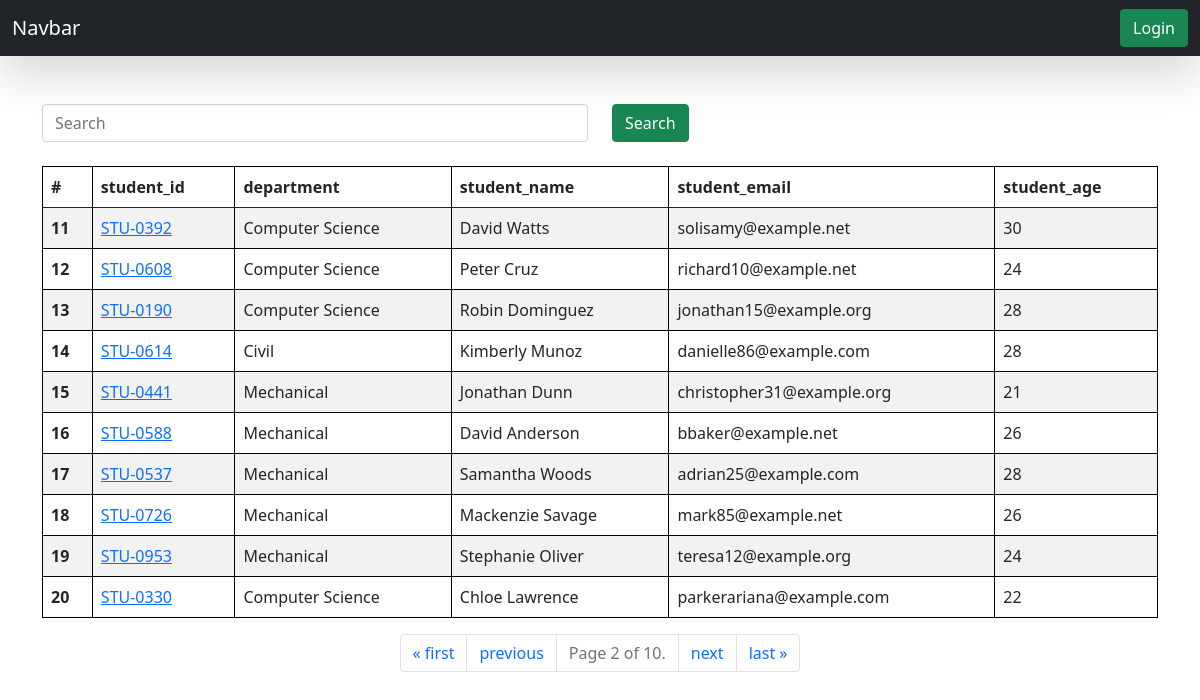
Screenshot of /students/?page=2 with the database file from the repository.
### reportcard/models.py (models this page shows, shortened)
class Student(models.Model):
    department = models.ForeignKey(Department, related_name="depart", on_delete=models.CASCADE)
    student_id = models.OneToOneField(StudentID, related_name="studentid", on_delete=models.SET_NULL, null=True)
    student_name = models.CharField(max_length=100)
    student_email = models.EmailField(unique=True)
    student_age = models.IntegerField(default=18)
    student_address = models.TextField()

class StudentID(models.Model):
    student_id = models.CharField(max_length=100)
    def __str__(self) -> str:
        return self.student_id

class Department(models.Model):
    department = models.CharField(max_length=100)
    def __str__(self) -> str:
        return self.department
    class Meta:
        ordering = ['department']

### reportcard/views.py (the view, shortened to what this page needs)
# urls.py: path('students/', get_students, name="get_students"),
def get_students(request):
    queryset = Student.objects.all()
    paginator = Paginator(queryset, 10)
    page_number = request.GET.get("page", 1)
    page_obj = paginator.get_page(page_number)
    print(page_obj)
    return render(request, 'report/students.html', {'queryset' : page_obj})

### reportcard/templates/report/students.html
{% extends "base.html" %} {% block start %}
<div class="container mt-5">
  <form class="mb-4">
    <div class="row">
      <div class="col-md-6">
        <input class="form-control" name="Search" placeholder="Search" />
      </div>
      <div class="col-md-6">
        <button class="btn btn-success">Search</button>
      </div>
    </div>
  </form>
  <table class="table table-striped">
    <thead>
      <tr>
        <th scope="col">#</th>
        <th scope="col">student_id</th>
        <th scope="col">department</th>
        <th scope="col">student_name</th>
        <th scope="col">student_email</th>
        <th scope="col">student_age</th>
      </tr>
    </thead>
    <tbody>
      {% for student in queryset %}
      <tr>
        <th scope="row">
          {{forloop.counter|add:queryset.start_index|add:"-1"}}
        </th>
        <td>
          <a href="{% url 'see_marks' student.student_id %}"
            >{{student.student_id}}</a
          >
        </td>
        <td>{{student.department}}</td>
        <td>{{student.student_name}}</td>
        <td>{{student.student_email}}</td>
        <td>{{student.student_age}}</td>
      </tr>
      {% endfor %}
    </tbody>
  </table>
  <nav aria-label="Page navigation example">
    <ul class="pagination justify-content-center">
      {% if queryset.has_previous %}
      <li class="page-item">
        <a class="page-link" href="?page=1">« first</a>
      </li>
      <li class="page-item">
        <a class="page-link" href="?page={{ queryset.previous_page_number }}"
          >previous</a
        >
      </li>
      {% endif %}
      <li class="page-item disabled">
        <a class="page-link"
          >Page {{ queryset.number }} of {{ queryset.paginator.num_pages }}.</a
        >
      </li>
      {% if queryset.has_next %}
      <li class="page-item">
        <a class="page-link" href="?page={{ queryset.next_page_number }}"
          >next</a
        >
      </li>
      <li class="page-item">
        <a class="page-link" href="?page={{ queryset.paginator.num_pages }}"
          >last »</a
        >
      </li>
      {% endif %}
    </ul>
  </nav>
</div>
{% endblock %}

### reportcard/templates/base.html (style rules this page uses)
table, th, td { border: 1px solid black; }

### rows the page displays
Student: student_id "STU-0392", department "Computer Science", student_name "David Watts", student_email "solisamy@example.net", student_age "30"
Student: student_id "STU-0608", department "Computer Science", student_name "Peter Cruz", student_email "richard10@example.net", student_age "24"
Student: student_id "STU-0190", department "Computer Science", student_name "Robin Dominguez", student_email "jonathan15@example.org", student_age "28"
Student: student_id "STU-0614", department "Civil", student_name "Kimberly Munoz", student_email "danielle86@example.com", student_age "28"
Student: student_id "STU-0441", department "Mechanical", student_name "Jonathan Dunn", student_email "christopher31@example.org", student_age "21"
Student: student_id "STU-0588", department "Mechanical", student_name "David Anderson", student_email "bbaker@example.net", student_age "26"
Student: student_id "STU-0537", department "Mechanical", student_name "Samantha Woods", student_email "adrian25@example.com", student_age "28"
Student: student_id "STU-0726", department "Mechanical", student_name "Mackenzie Savage", student_email "mark85@example.net", student_age "26"
Student: student_id "STU-0953", department "Mechanical", student_name "Stephanie Oliver", student_email "teresa12@example.org", student_age "24"
Student: student_id "STU-0330", department "Computer Science", student_name "Chloe Lawrence", student_email "parkerariana@example.com", student_age "22"

### other values shown
{{ queryset.number }} "2"
{{ queryset.paginator.num_pages }} "10"
